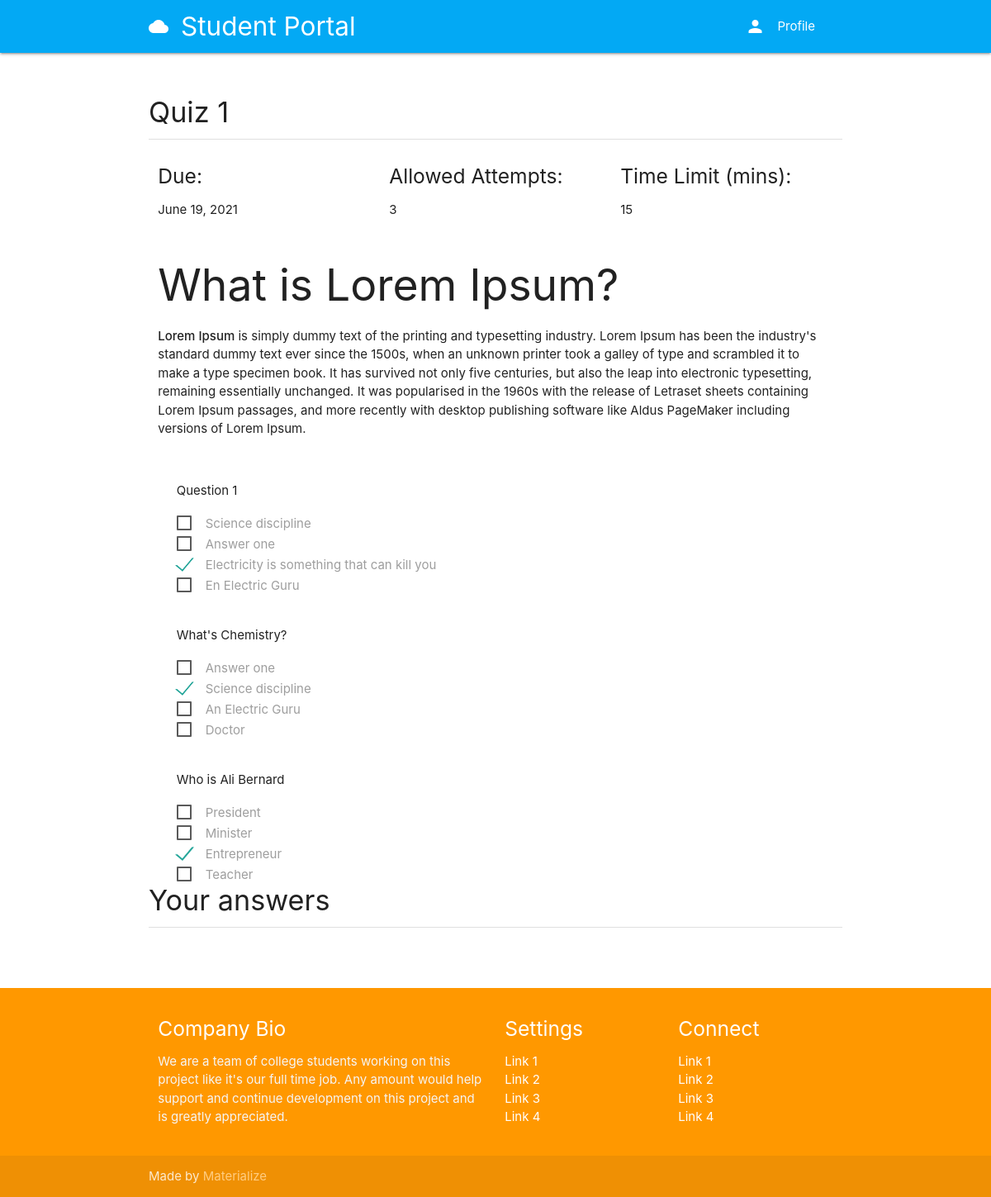
Screenshot of /course/41428fb3-98f1-431e-a767-d1ece06d5e91/modules/1/quiz/4/1/result (signed in) with the database file from the repository.
### quiz/models.py (models this page shows, shortened)
class Quizzes(models.Model):
    user = models.ForeignKey(User, on_delete=models.CASCADE)
    title = models.CharField(max_length=200)
    description = RichTextField()
    date = models.DateTimeField(auto_now_add=True)
    due = models.DateField()
    allowed_attempts = models.PositiveIntegerField()
    time_limits_mins = models.PositiveIntegerField()
    questions = models.ManyToManyField(Question)

class Question(models.Model):
    question_text = models.CharField(max_length=900)
    answers = models.ManyToManyField(Answer)
    points = models.PositiveIntegerField()
    user = models.ForeignKey(User, on_delete=models.CASCADE)

class Answer(models.Model):
    answer_text = models.CharField(max_length=900)
    is_correct = models.BooleanField(default=False)
    user = models.ForeignKey(User, on_delete=models.CASCADE)

### quiz/views.py (the view)
# urls.py: path('<course_id>/modules/<module_id>/quiz/<quiz_id>/<attempt_id>/result', attempt_detail, name='attempt-detail'),
def attempt_detail(request, course_id, module_id, quiz_id, attempt_id):
    user = request.user
    quiz = get_object_or_404(Quizzes, id=quiz_id)
    attempts = Attempt.objects.filter(quiz=quiz, attempter__user=user)
    context = {
        'quiz': quiz,
        'attempts': attempts,
        'course_id': course_id,
        'module_id': module_id,
    }
    return render(request, 'quiz/attemptdetail.html', context)

### authy/views.py (called while the page is built)
def SideNavInfo(request):
    user = request.user
    nav_profile = None
    if user.is_authenticated:
        nav_profile = Profile.objects.get(user=user)
    return {'nav_profile': nav_profile}

### templates/quiz/attemptdetail.html (shortened to what this page needs)
{% extends 'base.html' %}
{% load static %}
{% block content %}
    <div class="section">
        <h4>{{ quiz.title }}</h4>
        <div class="divider"></div>
    </div>
  <div class="row">
      <div class="col s4">
          <h5>Due:</h5>
          <p>{{ quiz.due }}</p>
      </div>
      <div class="col s4">
          <h5>Allowed Attempts:</h5>
          <p>{{ quiz.allowed_attempts }}</p>
      </div>
      <div class="col s4">
          <h5>Time Limit (mins):</h5>
          <p>{{ quiz.time_limits_mins }}</p>
      </div>
      <div class="col s12">
          {{ quiz.description|safe }}
      </div>
      <div class="col s12">
          <form  role="form" class="col s12">
              {% for question in quiz.questions.all %}
                <div class="col s12">
                    <br>
                    <p>{{ question.question_text }}</p>
                </div>
                  {% for answer in question.answers.all %}
                    <div class="input col s12">
                        <label>
                            <span>{{ answer.answer_text }}</span>
                        </label>
                    </div>
                  {% endfor %}
              {% endfor %}
          </form>
      </div>
        <div class="section">
            <h4>Your answers</h4>
            <div class="divider"></div>
        </div>
  </div>
{% endblock %}

### rows the page displays
Quizzes: title "Quiz 1", due "June 19, 2021", allowed_attempts "3", time_limits_mins "15", description "What is Lorem Ipsum? Lorem Ipsum is simply dummy text of the printing and typesetting industry. Lorem Ipsum has been the industry's standard dummy text ever since the 1500s, when an unknown printer took a galley of type and scrambled it to make a type specimen book. It has survived not only five centuries, but also the leap into electronic typesetting, remaining essentially unchanged. It was popularised in the 1960s with the release of Letraset sheets containing Lorem Ipsum passages, and more recently with desktop publishing software like Aldus PageMaker including versions of Lorem Ipsum."
Question: question_text "Question 1"
Answer: answer_text "Science discipline"
Answer: answer_text "Answer one"
Answer: answer_text "Electricity is something that can kill you"
Answer: answer_text "En Electric Guru"
Question: question_text "What's Chemistry?"
Answer: answer_text "Answer one"
Answer: answer_text "Science discipline"
Answer: answer_text "An Electric Guru"
Answer: answer_text "Doctor"
Question: question_text "Who is Ali Bernard"
Answer: answer_text "President"
Answer: answer_text "Minister"
Answer: answer_text "Entrepreneur"
Answer: answer_text "Teacher"
